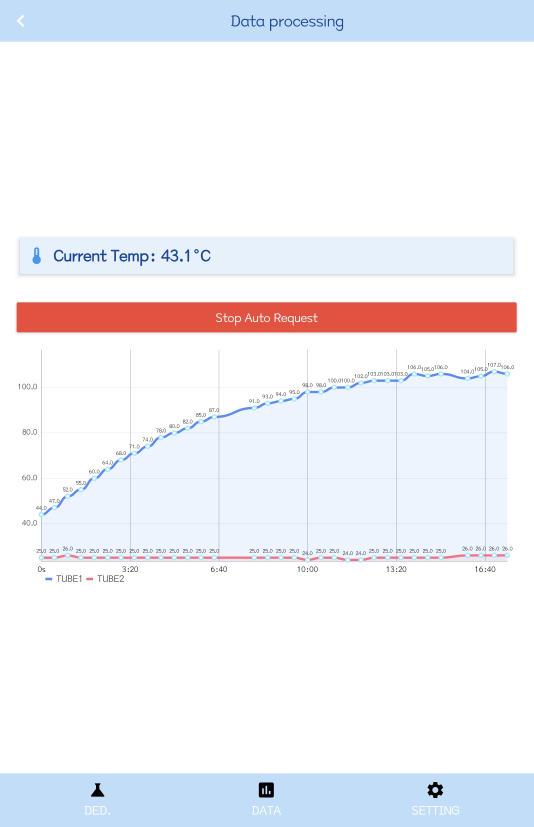
#> input picture assets/software/images/acquisition-a.jpg, 1600 x 2480 px, given in place of doc1-image5.jpeg, which was not available (shown at 1/3 size)
$ python prepare_images.py
#> lines starting #> are read from the running program, lines starting #| are printed output that depends on the picture
from pathlib import Path
from PIL import Image
import hashlib, json
root = Path.cwd()
base = root / "assets/software"
items = [
 ("doc1-image5.jpeg", "connection.jpg", (0, 455, 1260, 2408)),
 ("doc1-image6.jpeg", "curve-detail.jpg", (30, 760, 1570, 1860)),
 ("doc1-image5.jpeg", "connection-controls.jpg", (0, 455, 1260, 1160)),
]
records=[]
for original, output, box in items:
    source=base / "originals" / original
    image=Image.open(source)
#> image is the input picture: PIL image 1600x2480 RGB; mean R, G, B 241.3, 241.2, 245.9
    image.crop(box).save(base / "images" / output, quality=95)
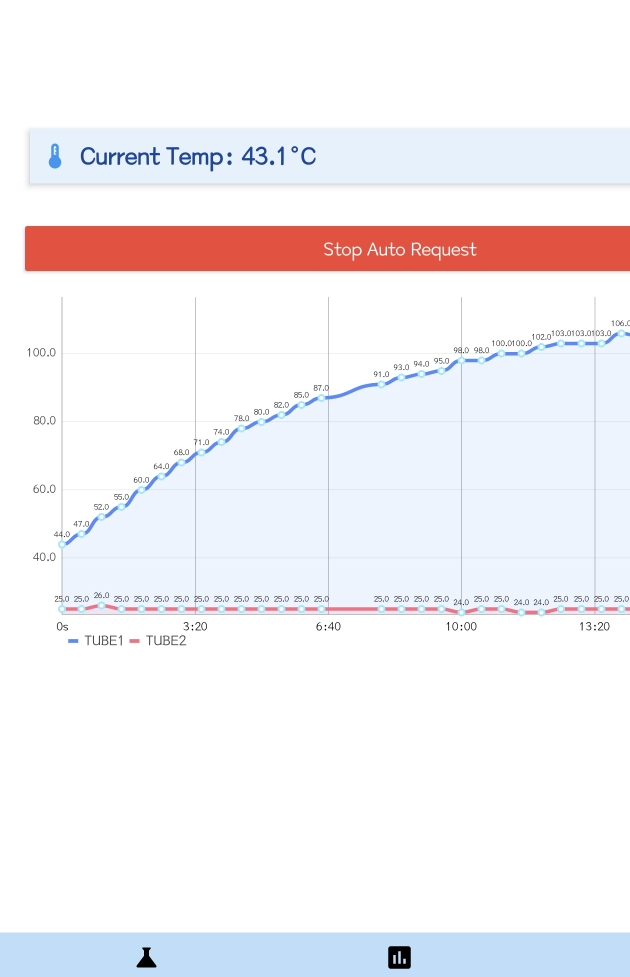
#> saved as connection.jpg: PIL image 1260x1953 RGB (shown at 1/2 size); mean R, G, B 243.8, 240.8, 244.1
    records.append({"original": "originals/"+original, "sha256": hashlib.sha256(source.read_bytes()).hexdigest(), "display": "images/"+output, "crop_box_xyxy": list(box), "edit": "Crop only; no redrawing, recoloring, retouching or fabricated data."})
#> pass 2 of the loop `for original, output, box in items:`:
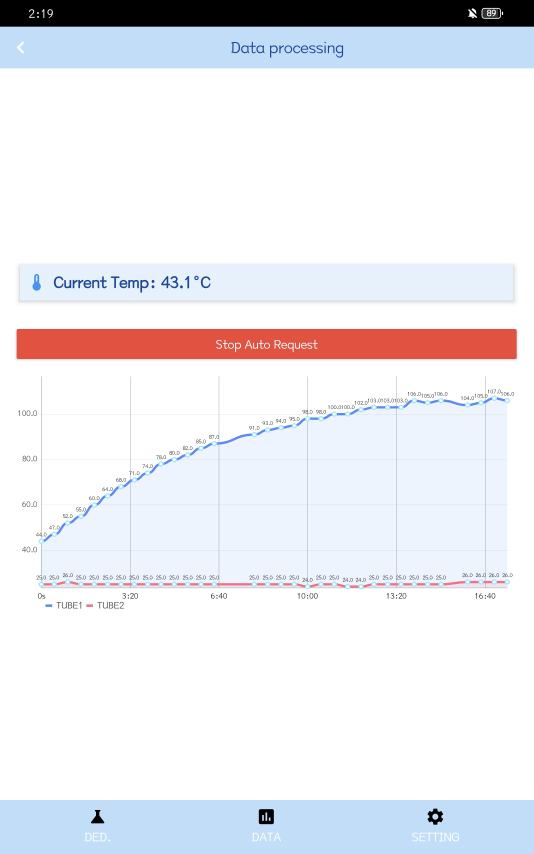
#> input picture assets/software/originals/doc1-image6.jpeg, 1600 x 2560 px, found by its file name (shown at 1/3 size)
#> image is the input picture: PIL image 1600x2560 RGB; mean R, G, B 233.9, 233.7, 238.4
#> `image.crop(box).save(base / "images" / output, quality=95)`:
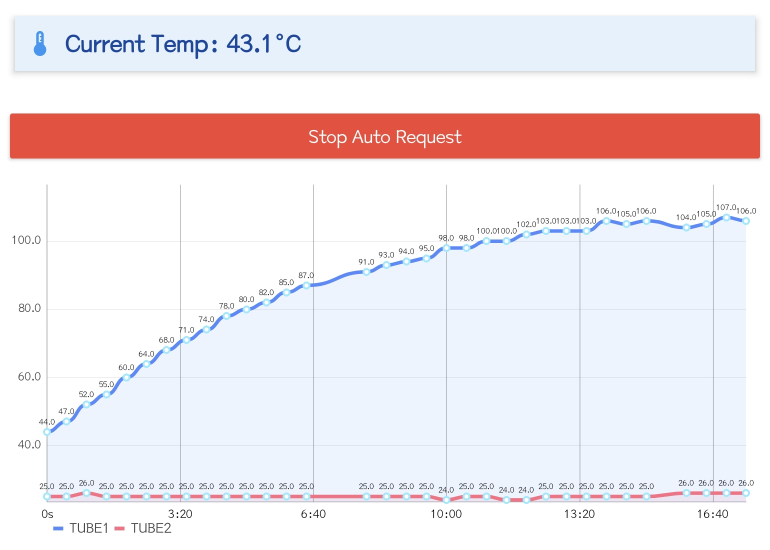
#> saved as curve-detail.jpg: PIL image 1540x1100 RGB (shown at 1/2 size); mean R, G, B 240.1, 232.5, 236.4
(base / "review/crops.json").write_text(json.dumps(records,indent=2),encoding="utf-8")
#> (the run stopped early here; a loop or call above may not have finished)
